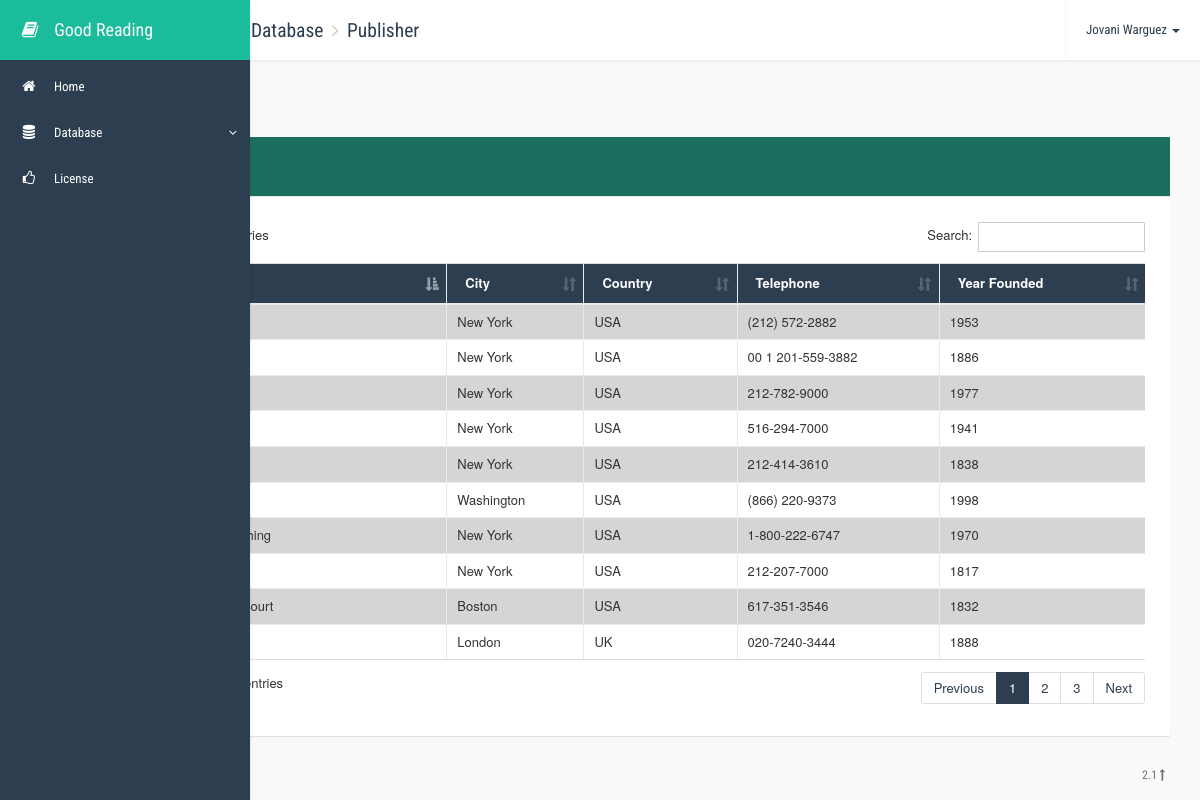
The app's page /database/publisher.php with its own data.
### tables this page shows
CREATE TABLE IF NOT EXISTS `publisher` (
  `publisher_name` varchar(255) NOT NULL,
  `city` varchar(255) NOT NULL,
  `country` varchar(255) NOT NULL,
  `telephone` varchar(25) NOT NULL,
  `year_founded` smallint(4) unsigned NOT NULL,
  PRIMARY KEY (`publisher_name`)
);

### database/publisher.php (the view, shortened to what this page needs)
<!DOCTYPE html>
<html>
<head>
    <link rel="stylesheet" type="text/css" href="../lib/css/bootstrap.min.css">
    <link rel="stylesheet" type="text/css" href="../lib/css/font-awesome.min.css">
    <link rel="stylesheet" type="text/css" href="../lib/css/animate.min.css">
    <link rel="stylesheet" type="text/css" href="../lib/css/bootstrap-switch.min.css">
    <link rel="stylesheet" type="text/css" href="../lib/css/jquery.dataTables.min.css">
    <link rel="stylesheet" type="text/css" href="../lib/css/dataTables.bootstrap.css">
    <link rel="stylesheet" type="text/css" href="../lib/css/select2.min.css">
    <link rel="stylesheet" type="text/css" href="../css/style.css">
    <link rel="stylesheet" type="text/css" href="../css/themes/flat-green.css">
    <link rel="stylesheet" type="text/css" href="../css/custom.css">
</head>
<body class="flat-green">
    <div class="app-container">
        <div class="row content-container">
            <nav class="navbar navbar-default navbar-fixed-top navbar-top">
                <div class="container-fluid">
                    <div class="navbar-header">
                        <button type="button" class="navbar-expand-toggle">
                        </button>
                        <ol class="breadcrumb navbar-breadcrumb">
                            <li>Good Reading</li>
                            <li>Database</li>
                            <li class="active">Publisher</li>
                        </ol>
                    </div>
                    <ul class="nav navbar-nav navbar-right">
                        <li class="dropdown profile">
                            <a href="#" class="dropdown-toggle" data-toggle="dropdown" role="button" aria-expanded="false">Jovani Warguez <span class="caret"></span></a>
                        </li>
                    </ul>
                </div>
            </nav>
            <div class="side-menu sidebar-inverse">
                <nav class="navbar navbar-default" role="navigation">
                    <div class="side-menu-container">
                        <div class="navbar-header">
                            <a class="navbar-brand" href="../index.php">
                                <div class="icon fa fa-book"></div>
                                <div class="title"> Good Reading</div>
                            </a>
                        </div>
                        <ul class="nav navbar-nav">
                            <li>
                                <a href="../index.php">
                                    <span class="icon fa fa-home"></span><span class="title">Home</span>
                                </a>
                            </li>
                            <li class="panel panel-default dropdown">
                                <a data-toggle="collapse" href="#dropdown-element">
                                    <span class="icon fa fa-database"></span><span class="title">Database</span>
                                </a>
                            </li>
                            <li>
                                <a href="../license.php">
                                    <span class="icon fa fa-thumbs-o-up"></span><span class="title">License</span>
                                </a>
                            </li>
                        </ul>
                    </div>
                </nav>
            </div>
            <div class="container-fluid">
                <div class="side-body">
                    <div class="page-title">
                        <span class="title">Publisher</span>
                    </div>
                    <div class="row">
                        <div class="col-xs-12">
                            <div class="card">
                                <div class="card-header">
                                    <div class="card-title">
                                        <div class="title">Table</div>
                                    </div>
                                </div>
                                <div class="card-body">
                                    <div class="table-responsive">
                                        <table class="datatable table table-striped table-bordered" cellspacing="0" width="100%">
                                            <thead>
                                                <tr>
                                                    <th>Publisher Name</th>
                                                    <th>City</th>
                                                    <th>Country</th>
                                                    <th>Telephone</th>
                                                    <th>Year Founded</th>
                                                </tr>
                                            </thead>
                                            <tbody>
                                                <?php
                                                    include('../db_connect.php');
                                                    $publisher = "SELECT * FROM publisher";
                                                    $publisherResult = $connect->query($publisher);
                                                    if($publisherResult->num_rows > 0)
                                                    {
                                                        while($publisherRows = $publisherResult->fetch_assoc())
                                                        {
                                                            $publisher_name = $publisherRows['publisher_name'];
                                                            $city = $publisherRows['city'];
                                                            $country = $publisherRows['country'];
                                                            $telephone = $publisherRows['telephone'];
                                                            $year_founded = $publisherRows['year_founded'];
                                                            echo
                                                                "<tr>
                                                                    <td>"
                                                                        .$publisher_name.
                                                                    "</td>
                                                                    <td>"
                                                                        .$city.
                                                                    "</td>
                                                                    <td>"
                                                                        .$country.
                                                                    "</td>
                                                                    <td>"
                                                                        .$telephone.
                                                                    "</td>
                                                                    <td>"
                                                                        .$year_founded.
                                                                    "</td>
                                                                </tr>";
                                                        }
                                                    }
                                                    else
                                                    {
                                                    }
                                                ?>
                                            </tbody>
                                        </table>
                                    </div>
                                </div>
                            </div>
                        </div>
                    </div>
                </div>
            </div>
        </div>
        <footer class="app-footer">
            <div class="wrapper">
                <span class="pull-right">2.1 <a href="../license.php"><i class="fa fa-long-arrow-up"></i></a></span> © 2015 Copyright.
            </div>
        </footer>
</body>
</html>

### css/style.css (style rules this page uses)
html { height: 100%; }
body { padding-top: 0px; height: 100%; position: relative; font-size: 13px; }
* { outline: none; }
.row > [class*="col-"] { margin-bottom: 25px; }
a { text-decoration: none; }
.navbar { z-index: 10001; padding-left: 60px; -webkit-transition: all 0.25s; transition: all 0.25s; }
.navbar > .container, .navbar > .container-fluid { z-index: 10001; }
.navbar > .container .navbar-expand-toggle, .navbar > .container-fluid .navbar-expand-toggle { width: 60px; height: 60px; background-color: transparent; border: 0px; float: left; -moz-transition: all 0.25s linear; -webkit-transition: all 0.25s linear; transition: all 0.25s linear; opacity: 0.75; }
.navbar .navbar-breadcrumb { margin-left: 0px; background-color: transparent; padding: 0px; float: left; }
.navbar .navbar-breadcrumb > li { height: 60px; line-height: 60px; vertical-align: middle; font-family: 'Roboto Condensed', sans-serif; font-size: 1.5em; }
.navbar .navbar-nav > li > a { font-family: 'Roboto Condensed', sans-serif; height: 60px; line-height: 60px; padding: 0px 20px 0px 20px; }
.app-container { min-height: 100%; position: relative; padding-bottom: 30px; }
.app-container .app-footer { display: block; position: absolute; bottom: 0; right: 0; left: 65px; -webkit-transition: all 0.25s; transition: all 0.25s; font-size: 12px; font-family: 'Roboto Condensed', sans-serif; }
.app-container .app-footer .wrapper { padding: 10px 35px; padding-left: 25px; height: 50px; line-height: 50px; vertical-align: middle; }
.app-container .content-container { margin-right: 0; margin-left: 0; }
.app-container .content-container .side-menu { overflow-y: auto; z-index: 100000; position: fixed; width: 60px; height: 100%; -webkit-transition: all 0.25s; transition: all 0.25s; }
.app-container .content-container .side-menu .navbar-header { width: 100%; border-bottom: 0px solid #e7e7e7; }
.app-container .content-container .side-menu .navbar-header .navbar-brand { width: 455px; line-height: 60px; height: 60px; padding: 0; width: 100%; overflow: hidden; font-family: 'Roboto Condensed', sans-serif; }
.app-container .content-container .side-menu .navbar-header .navbar-brand .icon { width: 60px; text-align: center; display: inline-block; }
.app-container .content-container .side-menu .navbar-header .navbar-brand .title { margin-left: -10px; display: none; }
.app-container .content-container .side-menu .navbar { border: none; padding-left: 0px; }
.app-container .content-container .side-menu .navbar-nav li { display: block; width: 100%; overflow: hidden; }
.app-container .content-container .side-menu .navbar-nav li a { font-family: 'Roboto Condensed', sans-serif; padding: 0 10px 0 10px; height: 46px; line-height: 46px; display: block; white-space: nowrap; }
.app-container .content-container .side-menu .navbar-nav li a .icon { margin-left: 0px; width: 38px; text-align: center; font-size: 1.1em; display: inline-block; }
.app-container .content-container .side-menu .navbar-nav li a .title { width: 0px; white-space: nowrap; padding-left: 6px; display: none; }
.app-container .content-container .side-menu .navbar-nav li.dropdown { border: 0; margin-bottom: 0; border-radius: 0; box-shadow: none; }
.app-container .content-container .side-menu .navbar-nav li.dropdown > a:after { content: ""; position: absolute; right: 1em; }
.app-container .content-container .side-body { padding-top: 70px; }
.container-fluid > .navbar-collapse, .container-fluid > .navbar-header, .container > .navbar-collapse, .container > .navbar-header { margin-left: -15px; margin-right: -15px; }
.page-title { font-family: 'Roboto Condensed', sans-serif; margin-left: -10px; margin-right: -10px; padding: 15px 10px; margin-bottom: 0px; height: auto; }
.page-title .title { font-size: 2em; }
.app-container .side-body { margin-left: 75px; margin-right: 15px; -webkit-transition: all 0.25s; transition: all 0.25s; }
.card { background-color: #FFF; border-radius: 1px; overflow: hidden; position: relative; }
.card .card-body { padding: 25px; }
.card .card-header .card-title { padding: 1.2em 25px; float: left; }
.card .card-header .card-title .title { font-family: 'Roboto Condensed', sans-serif; font-size: 1.5em; text-decoration: none; }
.card .card-header:after { content: ''; display: block; clear: both; }
.panel { border-radius: 1px; }
.breadcrumb { margin-bottom: 0; }
.breadcrumb > li + li:before { font-family: FontAwesome; content: '\f105'; margin-right: 3px; }

### records on screen
publisher: city "New York", country "USA", telephone "(212) 572-2882", year_founded "1953"
publisher: city "New York", country "USA", telephone "00 1 201-559-3882", year_founded "1886"
publisher: city "New York", country "USA", telephone "212-782-9000", year_founded "1977"
publisher: city "New York", country "USA", telephone "516-294-7000", year_founded "1941"
publisher: city "New York", country "USA", telephone "212-414-3610", year_founded "1838"
publisher: city "Washington", country "USA", telephone "(866) 220-9373", year_founded "1998"
publisher: city "New York", country "USA", telephone "1-800-222-6747", year_founded "1970"
publisher: city "New York", country "USA", telephone "212-207-7000", year_founded "1817"
publisher: city "Boston", country "USA", telephone "617-351-3546", year_founded "1832"
publisher: city "London", country "UK", telephone "020-7240-3444", year_founded "1888"
